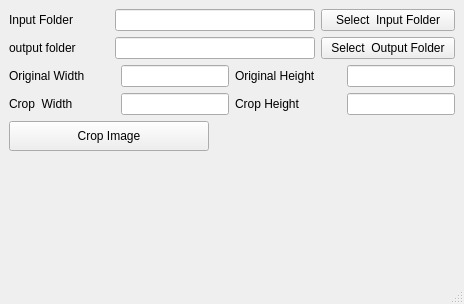
<?xml version="1.0" encoding="UTF-8"?>
<ui version="4.0">
 <class>MainWindow</class>
 <widget class="QMainWindow" name="MainWindow">
  <property name="geometry">
   <rect>
    <x>0</x>
    <y>0</y>
    <width>464</width>
    <height>304</height>
   </rect>
  </property>
  <property name="windowTitle">
   <string>MainWindow</string>
  </property>
  <widget class="QWidget" name="centralwidget">
   <layout class="QVBoxLayout" name="verticalLayout_2">
    <item>
     <layout class="QVBoxLayout" name="verticalLayout_3">
      <item>
       <layout class="QHBoxLayout" name="horizontalLayout">
        <item>
         <widget class="QLabel" name="label_5">
          <property name="maximumSize">
           <size>
            <width>100</width>
            <height>16777215</height>
           </size>
          </property>
          <property name="text">
           <string>Input Folder</string>
          </property>
         </widget>
        </item>
        <item>
         <widget class="QLineEdit" name="lineInputPath">
          <property name="minimumSize">
           <size>
            <width>0</width>
            <height>0</height>
           </size>
          </property>
          <property name="maximumSize">
           <size>
            <width>200</width>
            <height>16777215</height>
           </size>
          </property>
         </widget>
        </item>
        <item>
         <widget class="QPushButton" name="btnSelectInput">
          <property name="maximumSize">
           <size>
            <width>200</width>
            <height>16777215</height>
           </size>
          </property>
          <property name="text">
           <string>Select  Input Folder</string>
          </property>
         </widget>
        </item>
       </layout>
      </item>
      <item>
       <layout class="QHBoxLayout" name="horizontalLayout_2">
        <item>
         <widget class="QLabel" name="label_6">
          <property name="maximumSize">
           <size>
            <width>100</width>
            <height>16777215</height>
           </size>
          </property>
          <property name="text">
           <string>output folder</string>
          </property>
         </widget>
        </item>
        <item>
         <widget class="QLineEdit" name="lineOutputPath">
          <property name="maximumSize">
           <size>
            <width>200</width>
            <height>16777215</height>
           </size>
          </property>
         </widget>
        </item>
        <item>
         <widget class="QPushButton" name="btnSelectOutput">
          <property name="maximumSize">
           <size>
            <width>200</width>
            <height>16777215</height>
           </size>
          </property>
          <property name="text">
           <string>Select  Output Folder</string>
          </property>
         </widget>
        </item>
       </layout>
      </item>
      <item>
       <layout class="QHBoxLayout" name="horizontalLayout_7">
        <item>
         <layout class="QHBoxLayout" name="horizontalLayout_3">
          <item>
           <widget class="QLabel" name="label">
            <property name="minimumSize">
             <size>
              <width>0</width>
              <height>0</height>
             </size>
            </property>
            <property name="maximumSize">
             <size>
              <width>150</width>
              <height>16777215</height>
             </size>
            </property>
            <property name="text">
             <string>Original Width</string>
            </property>
           </widget>
          </item>
          <item>
           <widget class="QLineEdit" name="lineOriginalWidth">
            <property name="sizePolicy">
             <sizepolicy hsizetype="Fixed" vsizetype="Fixed">
              <horstretch>0</horstretch>
              <verstretch>0</verstretch>
             </sizepolicy>
            </property>
            <property name="minimumSize">
             <size>
              <width>0</width>
              <height>0</height>
             </size>
            </property>
           </widget>
          </item>
         </layout>
        </item>
        <item>
         <layout class="QHBoxLayout" name="horizontalLayout_5">
          <item>
           <widget class="QLabel" name="label_3">
            <property name="maximumSize">
             <size>
              <width>150</width>
              <height>16777215</height>
             </size>
            </property>
            <property name="text">
             <string>Original Height</string>
            </property>
           </widget>
          </item>
          <item>
           <widget class="QLineEdit" name="lineOriginalHeight">
            <property name="sizePolicy">
             <sizepolicy hsizetype="Fixed" vsizetype="Fixed">
              <horstretch>0</horstretch>
              <verstretch>0</verstretch>
             </sizepolicy>
            </property>
            <property name="text">
             <string/>
            </property>
           </widget>
          </item>
         </layout>
        </item>
       </layout>
      </item>
      <item>
       <layout class="QHBoxLayout" name="horizontalLayout_8">
        <item>
         <layout class="QHBoxLayout" name="horizontalLayout_4">
          <item>
           <widget class="QLabel" name="label_2">
            <property name="text">
             <string>Crop  Width</string>
            </property>
           </widget>
          </item>
          <item>
           <widget class="QLineEdit" name="lineCropWidth">
            <property name="sizePolicy">
             <sizepolicy hsizetype="Fixed" vsizetype="Fixed">
              <horstretch>0</horstretch>
              <verstretch>0</verstretch>
             </sizepolicy>
            </property>
            <property name="text">
             <string/>
            </property>
           </widget>
          </item>
         </layout>
        </item>
        <item>
         <layout class="QHBoxLayout" name="horizontalLayout_6">
          <item>
           <widget class="QLabel" name="label_4">
            <property name="text">
             <string>Crop Height</string>
            </property>
           </widget>
          </item>
          <item>
           <widget class="QLineEdit" name="lineCropHeight">
            <property name="sizePolicy">
             <sizepolicy hsizetype="Fixed" vsizetype="Fixed">
              <horstretch>0</horstretch>
              <verstretch>0</verstretch>
             </sizepolicy>
            </property>
           </widget>
          </item>
         </layout>
        </item>
       </layout>
      </item>
      <item>
       <layout class="QVBoxLayout" name="verticalLayout">
        <item>
         <widget class="QPushButton" name="btnStartCrop">
          <property name="minimumSize">
           <size>
            <width>200</width>
            <height>0</height>
           </size>
          </property>
          <property name="maximumSize">
           <size>
            <width>200</width>
            <height>30</height>
           </size>
          </property>
          <property name="layoutDirection">
           <enum>Qt::LayoutDirection::LeftToRight</enum>
          </property>
          <property name="text">
           <string>Crop Image</string>
          </property>
         </widget>
        </item>
        <item>
         <widget class="QLabel" name="lblStatus">
          <property name="text">
           <string/>
          </property>
         </widget>
        </item>
       </layout>
      </item>
     </layout>
    </item>
   </layout>
  </widget>
  <widget class="QMenuBar" name="menubar">
   <property name="geometry">
    <rect>
     <x>0</x>
     <y>0</y>
     <width>464</width>
     <height>25</height>
    </rect>
   </property>
  </widget>
  <widget class="QStatusBar" name="statusbar"/>
 </widget>
 <resources/>
 <connections/>
</ui>
